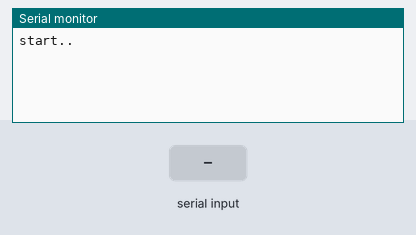
Recording of a sketch running on a simulated Arduino Uno, built with avr-gcc and run on an emulated ATmega328P. On the bench: the last lines printed to the serial monitor. The inputs (shaded band) are chosen by the test bench.

Above: at 1.2 s.
1.3 s: "1" received over Serial
At 3.0 s:
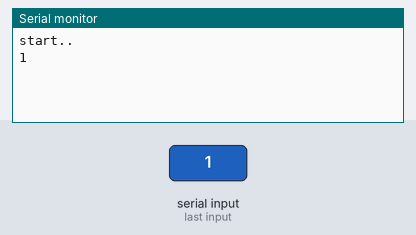
3.5 s: "0" received over Serial
At 4.6 s:
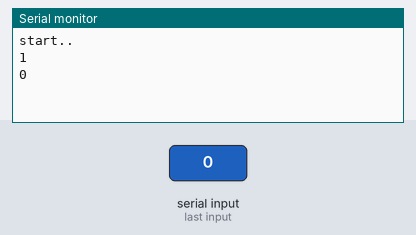
5.0 s: "2" received over Serial
At 5.3 s:
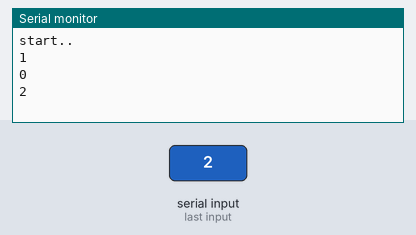

The sketch:

04_uart.ino
```cpp
void setup() {
  // put your setup code here, to run once:
  Serial.begin(115200);
  Serial.println("start..");
}

void loop() {
  // put your main code here, to run repeatedly:
  String text;
  while(Serial.available()) {
    text += (char)Serial.read();
  }
  if(text.length())
    Serial.println(text);
  delay(1000);
}
```

Measured:
- after the input at 1.3 s, the serial monitor: prints a new line after 0.70 s (image 1)
- after the input at 3.5 s, the serial monitor: prints a new line after 0.50 s (image 2)
- after the input at 5.0 s, the serial monitor: prints a new line at once (image 3)
